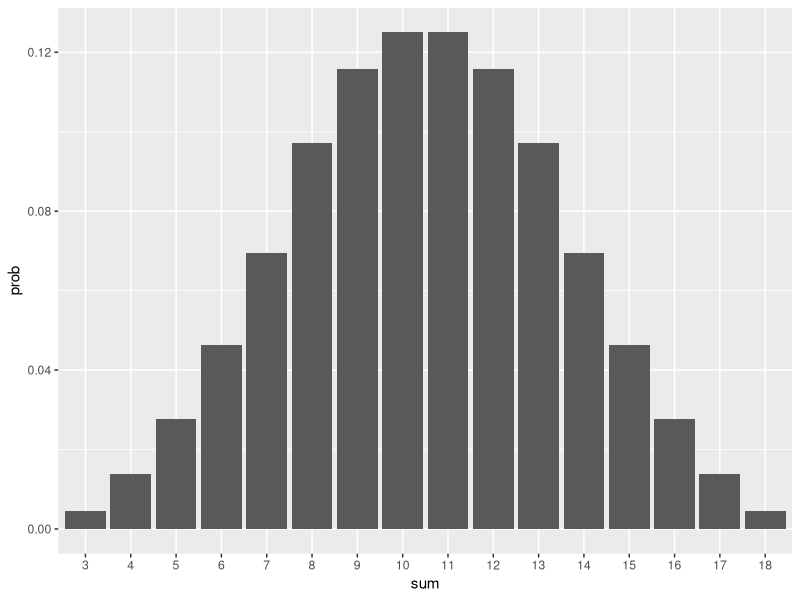

This chart was generated by the following R code:
## ---- chunk 1
#| include: false
individual <- 'I certify that this assignment represents my own work. I have not used any unauthorized or unacknowledged aids as stated in the preamble, including free or commercial systems or services offered on the internet or text generating systems embedded into software. I did not copy code from someone else nor did I share my code with someone else.' 

collab <- 'I certify that this assignment represents collaborative work by me and my collaborator listed below. I confirm that both contributed equally to this assignment and that we are equally responsible for the entirety of this report that we will receive the same grade on this report. I have not used any unauthorized or unacknowledged aids as stated in the preamble, including free or commercial systems or services offered on the internet or text generating systems embedded into software. I did not copy code nor did I share my code with someone other than my collaborator. I also found no indication for any such misconduct by collaborator.'
## ---- chunk 2
#| include: false
collaboration <- FALSE # FALSE: Individual work; TRUE: Collaboration
## ---- chunk 3
#| include: false
info <-sessionInfo()
time <- Sys.time()
## ---- chunk 4
#| message: false
#| warning: false
# load packages here
library(tidyverse)
## ---- chunk 5
library(gtools)
perm <- as.data.frame(permutations(6,3, repeats.allowed = TRUE))
print(head(perm, 10))
print(tail(perm, 10))
print(nrow(perm))
## ---- chunk 6
library(ggplot2)
data <- as.data.frame(table(rowSums(perm)))
colnames(data) <- c("sum", "prob")
data$prob <- data$prob/sum(data$prob)
print(data)

ggplot(data, aes(x=sum, y=prob)) + 
  geom_bar(stat = "identity")
## ---- chunk 7
# write code here
## ---- chunk 8
#write code here
## ---- chunk 9
#write code here
## ---- chunk 10
#write code here
